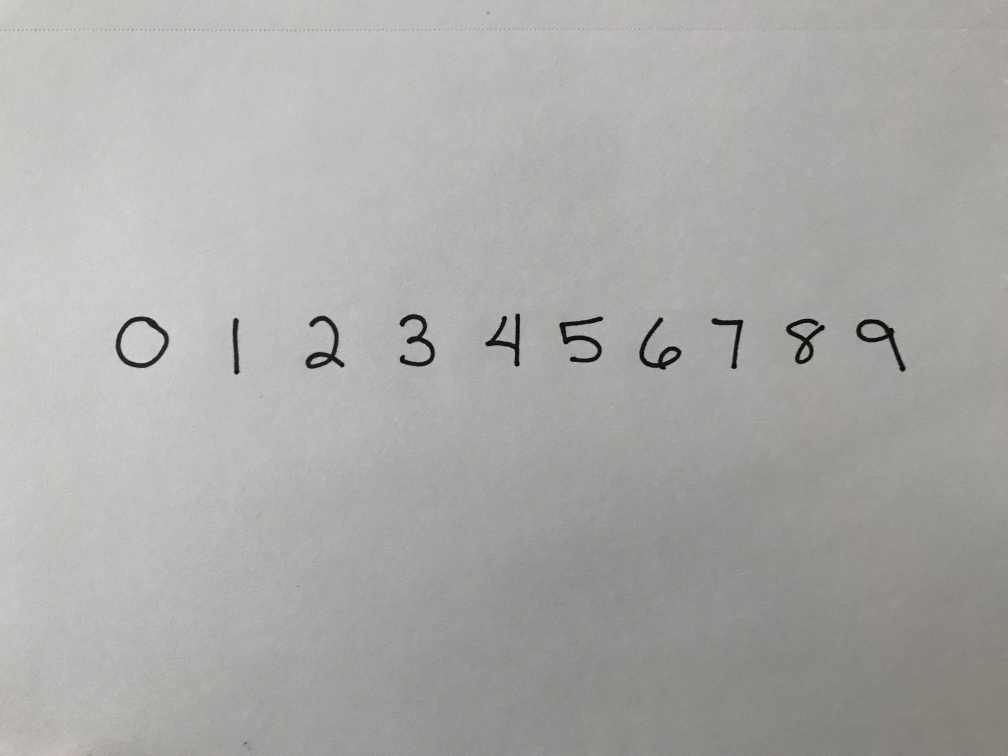
#> input picture new_handwritten_digits.JPG, 4032 x 3024 px (shown at 1/4 size)
$ jupyter execute --allow-errors classify_new_handwritten_digits.ipynb
#> lines starting #> are read from the running program, lines starting #| are printed output that depends on the picture
# Classify Handwritten Digits in New Unseen Image Data
Image preprocessing and segmentation for feeding new unseen image data to MNIST handwritten digits classifier models.

## Import Python Libraries

[cell 1]
import pandas as pd
import numpy as np
import cv2 as cv
import matplotlib.pyplot as plt
import pickle

from skimage.filters import gaussian

from skimage.filters import sobel
from skimage import segmentation

from skimage.measure import regionprops_table
from scipy import ndimage as ndi

import tensorflow as tf

## Read image data
Use OpenCV to read and open image as numpy array.

[cell 2]
img = cv.imread('new_handwritten_digits.JPG')
#> img is the input picture: shape (3024, 4032, 3); mean B, G, R 168, 170.2, 170.3
img.shape
#> Out = (3024, 4032, 3)

[cell 3]
# convert color from BGR to RGB and plot image
img = cv.cvtColor(img, cv.COLOR_BGR2RGB)
plt.imshow(img)
plt.title('Original RGB Image')
plt.show()

[cell 4]
# target labels for image data
image_text = "0123456789"
labels = []
for i in image_text:
    labels.append(int(i))
labels

## Image Preprocessing and Segmentation
Functions for preprocessing and segmentation that take in an rgb image and return an array of binary images with size 28x28.

[cell 5]
def image_preprocessing(image):
    # resize image
    re_sized_image = cv.resize(
        image,
        (int(image.shape[1]/2),int(image.shape[0]/2)),
        interpolation= cv.INTER_NEAREST
    )
    # convert image to grayscale
    gray_image = cv.cvtColor(
        re_sized_image,
        cv.COLOR_RGB2GRAY
    )
    # gamma expansion, square root transformation
    gray_image = gray_image**0.5
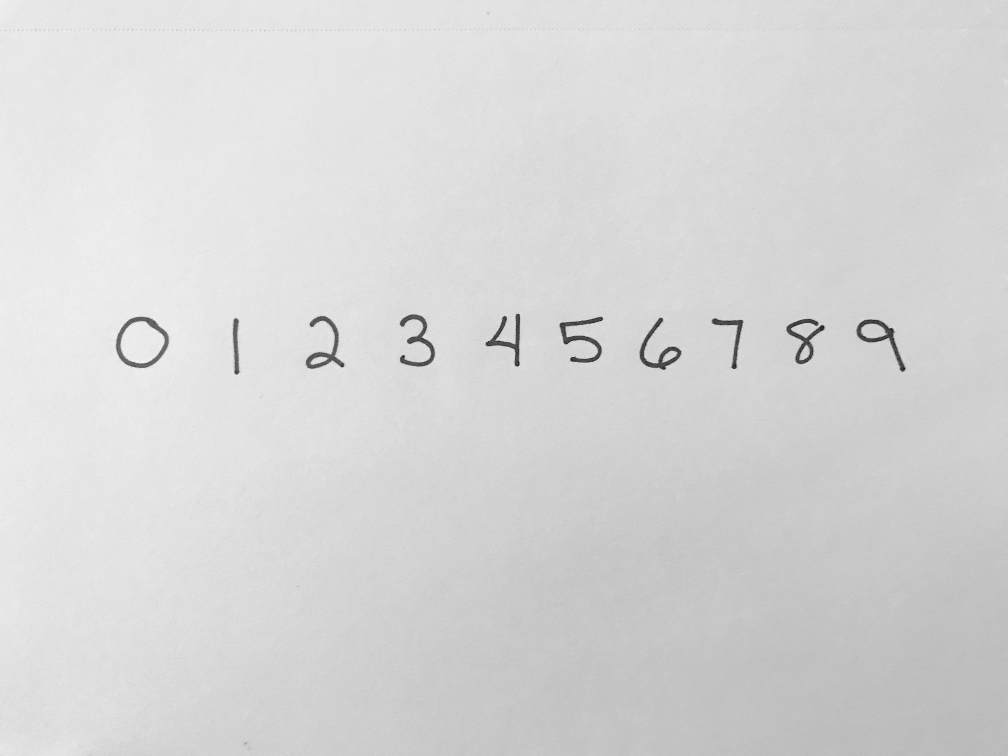
#> gray_image: shape (1512, 2016) float64 (shown at 1/2 size); min 0, max 15.43, mean 13; drawn with min black and max white
    return gray_image

[cell 6]
preprocessed_img = image_preprocessing(img)
plt.imshow(preprocessed_img, cmap="gray")
plt.title('Preprocessed Image')
plt.show()

[cell 7]
def image_segmentation(preprocessed_image):
    # segment into binary image
    # detect edges and create elevation map using sobel filter from sci-kit image
    elevation_map = sobel(preprocessed_image)
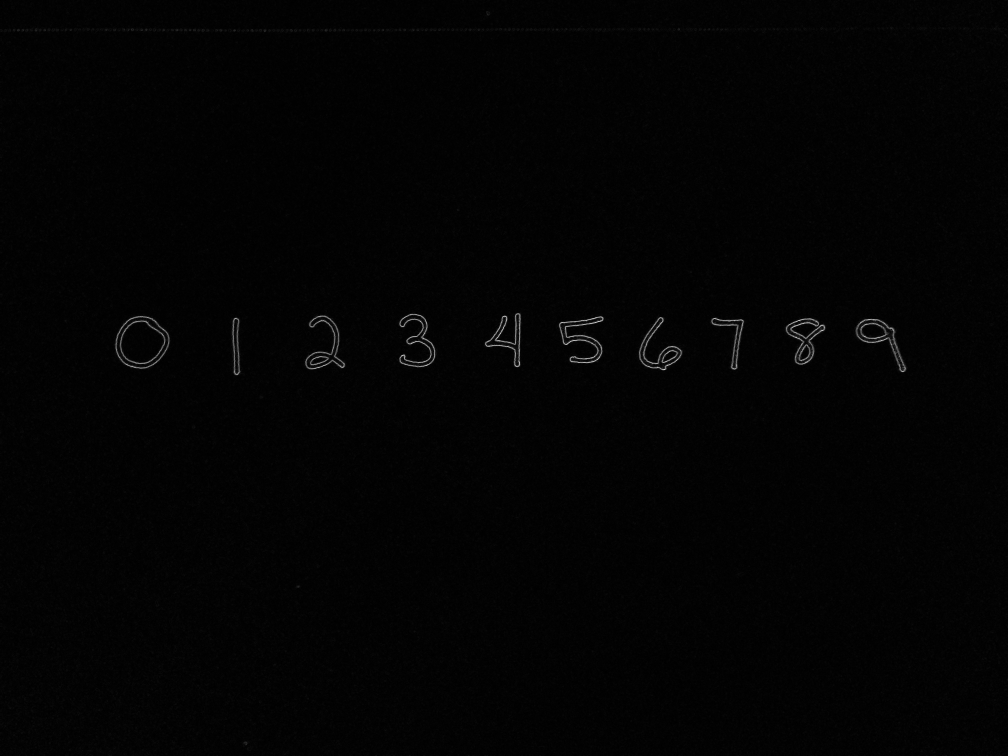
#> elevation_map: shape (1512, 2016) float64 (shown at 1/2 size); min 0, max 9.1, mean 0.123; drawn with min black and max white
#> (reads saved_model/handwritten_digits_svc.pkl from the repository)
    # create foreground and background markers
    markers = np.zeros_like(preprocessed_image)
    markers[preprocessed_image >= preprocessed_image.mean()] = 1
    markers[preprocessed_image <= preprocessed_image.mean()/1.4] = 2
    # flood elevation map with markers using watershed from ski-kit image segmentation
    segmented_img = segmentation.watershed(elevation_map, markers)
    return segmented_img
